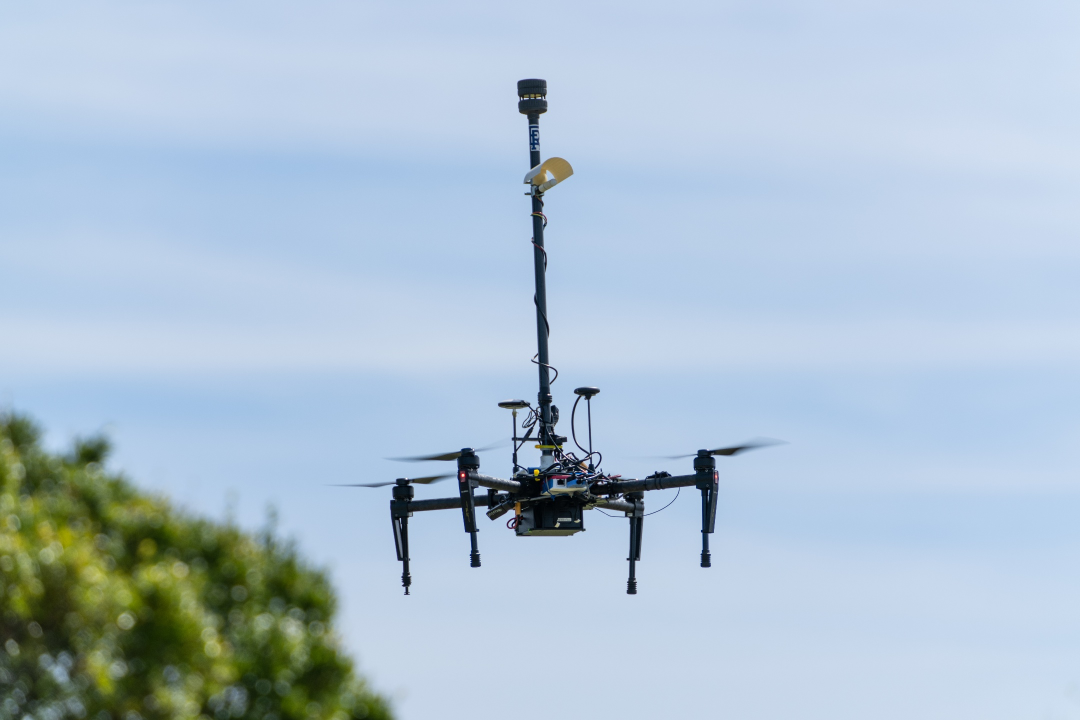
#> input picture images/tree_smol.jpg, 2160 x 1440 px (shown at 1/2 size)
$ python color_demo.py
#> lines starting #> are read from the running program, lines starting #| are printed output that depends on the picture
"""============================================================================
    Color Spaces Demo   |    RAER SUAS 2023    |    Nov. 7, 2022
    ---------------------------------------------------------------------------
    Demonstration of the differences between color spaces. Please note that
    each color space represents the exact same image, and that if you could
    view those outputs in their proper spaces, they would all look the same.
    The differences seen are because we are mapping each layer of those other
    formats back to RGB (or BGR).

    Using different color spaces can be a very useful tool for differentiating
    components of images. If an input can't easily be differentiated in RGB, it
    could be because there isn't much difference in that space. But in HSV, the
    differences could be extremely clear with a very strong edge. If you're
    ever processing inputs and can't get a good result, possibly try running
    the processing in HSV or another space to find a clear output!
"""

import cv2 as cv

# Open the selected image in the object "img"
# The image is read in color format.
img = cv.imread("./images/tree_smol.jpg", cv.IMREAD_COLOR)
#> img is the input picture: shape (1440, 2160, 3); mean B, G, R 209.1, 192.7, 173.5


# ----------------------------------  SCALE  ----------------------------------
# Resize the image to a smaller size in order to display nicely on your screen.
#    This takes the individual resolutions of 'img' and divides each by 4.
#    The resulting image is 1/16th the size of the initial.
x_scale = img.shape[1] * 0.25
#> x_scale = 540
y_scale = img.shape[0] * 0.25
#> y_scale = 360
img_smol = cv.resize(img, (int(x_scale), int(y_scale)))
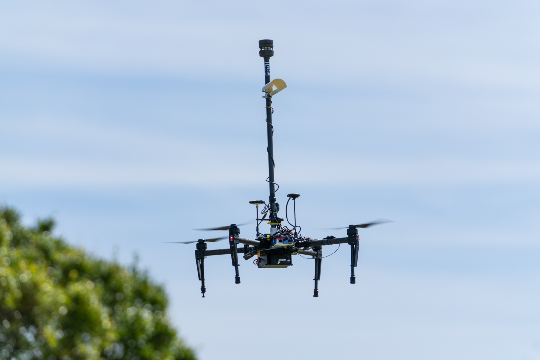
#> img_smol: shape (360, 540, 3); mean B, G, R 209.2, 192.8, 173.6

# Uncomment the line below to see the example. This can be done for all
# imshow lines!
# cv.imshow("Resized", img_smol)


# ------------------------------- COLOR SPACES --------------------------------
img_bgr = cv.cvtColor(img_smol, cv.COLOR_RGB2BGR)  # RGB to BGR (Reversed)
#cv.imshow("RGB 2 BGR", img_bgr)

# RGB to Hue, Saturation, Value
img_hsv = cv.cvtColor(img_smol, cv.COLOR_RGB2HSV)
#> img_hsv: shape (360, 540, 3); mean H, S, V 20.7, 59.9, 214.2
#cv.imshow("RGB 2 HSV", img_hsv)

# RGB to L*A*B*, Lightness, A, B (Approximates human vision inputs)
img_lab = cv.cvtColor(img_smol, cv.COLOR_RGB2LAB)
#> img_lab: shape (360, 540, 3); mean of channels 0, 1, 2 200.4, 130.7, 140
#cv.imshow("RGB 2 L*A*B*", img_lab)

# RGB to Hue, Lightness, Saturation (Like a mixed HSV?)
img_hls = cv.cvtColor(img_smol, cv.COLOR_RGB2HLS)
#> img_hls: shape (360, 540, 3); mean of channels 0, 1, 2 20.7, 192.2, 124.2
#cv.imshow("RGB 2 HLS", img_hls)

cv.waitKey()  # Keeps show windows open until keypress
cv.destroyAllWindows()  # Closes all windows after keypress received


# Outputs all changes to images in ./output/ folder
cv.imwrite("./output/bgr.jpg", img_bgr)
cv.imwrite("./output/hsv.jpg", img_hsv)
cv.imwrite("./output/lab.jpg", img_lab)
cv.imwrite("./output/hls.jpg", img_hls)

$ run again, with images/isolated_smol.jpg copied over images/tree_smol.jpg
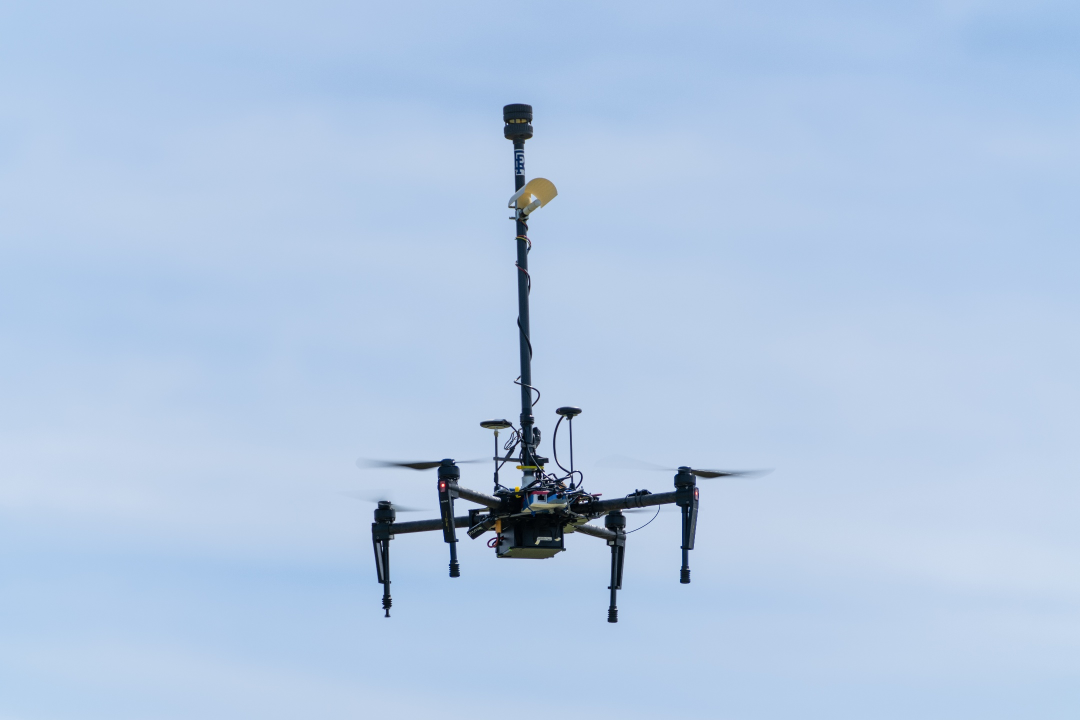
#> input picture images/isolated_smol.jpg, 2160 x 1440 px (shown at 1/2 size)
#> img is the input picture: shape (1440, 2160, 3); mean B, G, R 228, 200.2, 178.1
#> `img_smol = cv.resize(img, (int(x_scale), int(y_scale)))`:
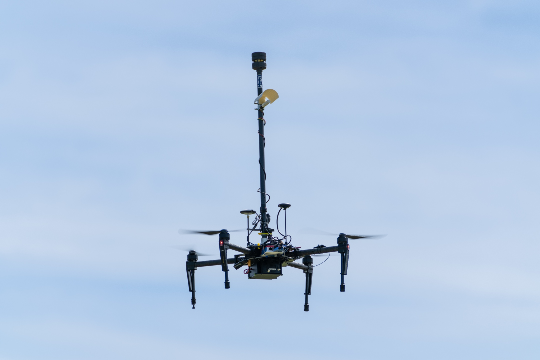
#> img_smol: shape (360, 540, 3); mean B, G, R 228, 200.3, 178.2
#> img_hsv: shape (360, 540, 3); mean H, S, V 13.7, 57.5, 228.1
#> img_lab: shape (360, 540, 3); mean of channels 0, 1, 2 210, 134.4, 142.6
#> img_hls: shape (360, 540, 3); mean of channels 0, 1, 2 13.7, 203.3, 135.3
